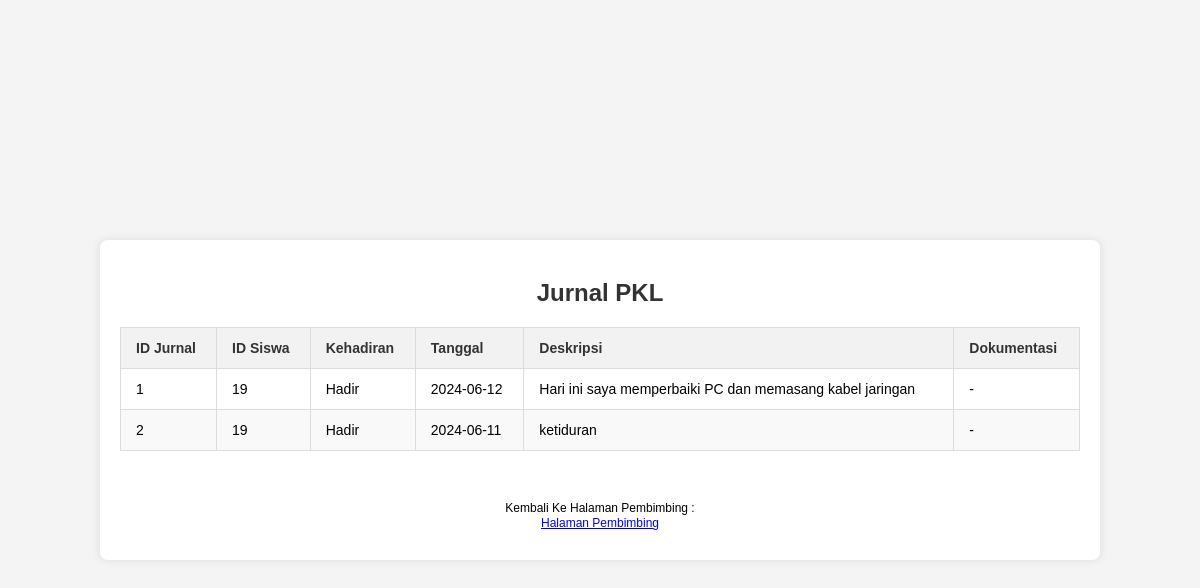
The page /halaman_pembimbing/halaman_jurnal_pembimbing/jurnal_pembimbing.php?id_siswa=19 on the database its author committed.
### tables this page shows
CREATE TABLE `jurnal` (
  `id_jurnal` int(11) NOT NULL,
  `id_siswa` int(11) NOT NULL,
  `kehadiran` enum('Hadir','Alpha','Izin','Sakit') NOT NULL,
  `tanggal` date NOT NULL,
  `deskripsi` text NOT NULL,
  `dokumentasi` varchar(255) DEFAULT NULL
);

### halaman_pembimbing/halaman_jurnal_pembimbing/jurnal_pembimbing.php (the view, shortened to what this page needs)
<?php
$servername = "localhost";
$username = "root";
$password = "";
$dbname = "monitoring_pkl";
$conn = mysqli_connect($servername, $username, $password, $dbname);
$id_siswa = $_GET['id_siswa'];
$sql = "SELECT * FROM jurnal WHERE id_siswa = ?";
$stmt = $conn->prepare($sql);
$stmt->bind_param("i", $id_siswa);
$stmt->execute();
$result = $stmt->get_result();
?>
<!DOCTYPE html>
<html lang="en">
<head>
    <link rel="stylesheet" href="jurnal_pembimbing.css">
</head>
<body>
<div class="container">
    <h2>Jurnal PKL</h2>
    <table>
        <thead>
            <tr>
                <th>ID Jurnal</th>
                <th>ID Siswa</th>
                <th>Kehadiran</th>
                <th>Tanggal</th>
                <th>Deskripsi</th>
                <th>Dokumentasi</th>
            </tr>
        </thead>
        <tbody>
            <?php if ($result->num_rows > 0): ?>
                <?php while ($row = $result->fetch_assoc()): ?>
                    <tr>
                        <td><?php echo htmlspecialchars($row['id_jurnal']); ?></td>
                        <td><?php echo htmlspecialchars($row['id_siswa']); ?></td>
                        <td><?php echo htmlspecialchars($row['kehadiran']); ?></td>
                        <td><?php echo htmlspecialchars($row['tanggal']); ?></td>
                        <td><?php echo htmlspecialchars($row['deskripsi']); ?></td>
                        <td><?php echo htmlspecialchars($row['dokumentasi']); ?></td>
                    </tr>
                <?php endwhile; ?>
            <?php else: ?>
                <tr>
                    <td colspan="6">Tidak ada data jurnal untuk siswa ini.</td>
                </tr>
            <?php endif; ?>
        </tbody>
    </table><br>
    <div class="link">
         <p class="pp">Kembali Ke Halaman Pembimbing :</p>
         <a href="../halaman_pembimbing.php">Halaman Pembimbing</a>
    </div>
</div>
</body>
</html>

### halaman_pembimbing/halaman_jurnal_pembimbing/jurnal_pembimbing.css (style rules this page uses)
body { font-family: Arial, sans-serif; background-color: #f4f4f4; margin: 0; padding: 0; display: flex; justify-content: center; align-items: center; height: 100vh; }
.container { width: 80%; margin: auto; padding: 20px; background-color: #fff; box-shadow: 0 0 10px rgba(0, 0, 0, 0.1); border-radius: 8px; }
h2 { text-align: center; color: #333; margin-bottom: 20px; }
table { width: 100%; border-collapse: collapse; margin-bottom: 20px; }
table th, table td { padding: 12px 15px; border: 1px solid #ddd; text-align: left; font-size: 14px; }
table th { background-color: #f2f2f2; color: #333; }
table tr:nth-child(even) { background-color: #f9f9f9; }
.link { font-size: 12px; font-family: Arial, sans-serif; text-align: center; display: block; margin: 10px auto; }
.pp { margin-bottom: 1px; }

### rows shown on the page
jurnal: id_jurnal "1", id_siswa "19", kehadiran "Hadir", tanggal "2024-06-12", deskripsi "Hari ini saya memperbaiki PC dan memasang kabel jaringan", dokumentasi "-"
jurnal: id_jurnal "2", id_siswa "19", kehadiran "Hadir", tanggal "2024-06-11", deskripsi "ketiduran", dokumentasi "-"
